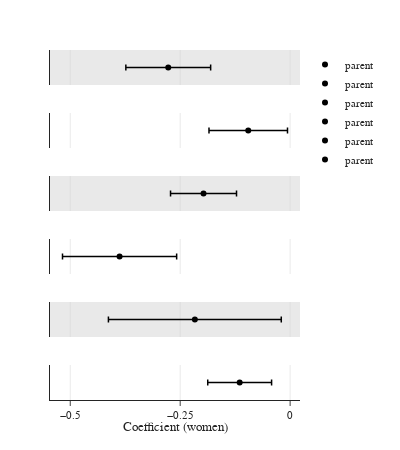

Notebook code cell kept with this figure:
### Code cell
# Variables and labels for the subplots
vars = ['res_ach', 'car_dev', 'contrib', 'rel_npap', 'rel_cite', 'uni_cola']
labels = ['Research achievement', 'Career development', 'Community contribution', 'ARP', 'ARC', 'ARCo']
group_colors = {"nonparent": '#1f77b4', "parent": '#ffcc00'}

fig = make_subplots(
    rows=len(vars), cols=1,
    shared_xaxes=True, vertical_spacing=0.08
)

for var in vars:
    # Filter for "parent" group only
    group = "parent"
    df = df_coeffi.query("var == @var and group == @group")
    
    # Calculate center positions for the traces
    y_positions = [0.5] * len(df)  # Place traces at y=0.5 for visual centering
    
    fig.add_trace(
        go.Scatter(
            x=df['coeffi'],  # Centered at the coefficient value
            y=y_positions,   # Centered at a fixed y-position
            mode='markers',
            marker=dict(color='black', size=6),
            error_x=dict(
                type='data',
                symmetric=False,
                array=df['high_ci'] - df['coeffi'],
                arrayminus=df['coeffi'] - df['low_ci'],
                thickness=1.5,
                width=3
            ),
            name=f"{group}"
        ),
        row=vars.index(var) + 1, col=1
    )

    # Remove x-axis ticks except for the last subplot
    if vars.index(var) + 1 != len(vars):
        fig.update_xaxes(title=None, showticklabels=False, ticklen=0, showline=False, row=vars.index(var)+1, col=1)

# Add gray background for odd subplots
subplot_index = 0
for var in vars:
    if subplot_index % 2 == 0:
        fig.add_shape(
            type="rect",
            xref="paper", yref=f"y{subplot_index+1}",
            x0=0, y0=-0.5, x1=1, y1=1.5,
            fillcolor='lightgrey', opacity=0.5,
            layer="below",
            line=dict(width=0),
        )
    subplot_index += 1

fig.update_layout(
    template="simple_white",
    font=dict(size=11, family="Arial"),
    margin=dict(l=50, r=100, b=50, t=50),
    width=400,
    height=450
)

# Customize x-axis and y-axis
fig.update_xaxes(showgrid=True, gridwidth=0.5, gridcolor='lightgrey', dtick=0.25)
fig.update_yaxes(range=[-0.5, 1.5])
fig.update_xaxes(title=dict(text="Coefficient (women)", standoff=0), row=len(vars), col=1)
fig.update_yaxes(title=dict(text=None, standoff=0), tickvals=[0, 1], ticktext=['', ''], ticklen=0)

fig.show()

### Figure 1 — Plotly figure (JSON) as saved in the notebook; plotly's stock layout.template omitted (floating-point values rounded to 4 significant figures)
{"data": [{"error_x": {"array": [0.09642], "arrayminus": [0.09642], "symmetric": false, "thickness": 1.5, "type": "data", "width": 3}, "marker": {"color": "black", "size": 6}, "mode": "markers", "name": "parent", "type": "scatter", "x": [-0.2772], "xaxis": "x", "y": [0.5], "yaxis": "y"}, {"error_x": {"array": [0.08926], "arrayminus": [0.08926], "symmetric": false, "thickness": 1.5, "type": "data", "width": 3}, "marker": {"color": "black", "size": 6}, "mode": "markers", "name": "parent", "type": "scatter", "x": [-0.09524], "xaxis": "x2", "y": [0.5], "yaxis": "y2"}, {"error_x": {"array": [0.07502], "arrayminus": [0.07502], "symmetric": false, "thickness": 1.5, "type": "data", "width": 3}, "marker": {"color": "black", "size": 6}, "mode": "markers", "name": "parent", "type": "scatter", "x": [-0.1969], "xaxis": "x3", "y": [0.5], "yaxis": "y3"}, {"error_x": {"array": [0.1298], "arrayminus": [0.1298], "symmetric": false, "thickness": 1.5, "type": "data", "width": 3}, "marker": {"color": "black", "size": 6}, "mode": "markers", "name": "parent", "type": "scatter", "x": [-0.3878], "xaxis": "x4", "y": [0.5], "yaxis": "y4"}, {"error_x": {"array": [0.1965], "arrayminus": [0.1965], "symmetric": false, "thickness": 1.5, "type": "data", "width": 3}, "marker": {"color": "black", "size": 6}, "mode": "markers", "name": "parent", "type": "scatter", "x": [-0.2167], "xaxis": "x5", "y": [0.5], "yaxis": "y5"}, {"error_x": {"array": [0.0726], "arrayminus": [0.0726], "symmetric": false, "thickness": 1.5, "type": "data", "width": 3}, "marker": {"color": "black", "size": 6}, "mode": "markers", "name": "parent", "type": "scatter", "x": [-0.1148], "xaxis": "x6", "y": [0.5], "yaxis": "y6"}], "layout": {"font": {"family": "Arial", "size": 11}, "height": 450, "margin": {"b": 50, "l": 50, "r": 100, "t": 50}, "shapes": [{"fillcolor": "lightgrey", "layer": "below", "line": {"width": 0}, "opacity": 0.5, "type": "rect", "x0": 0, "x1": 1, "xref": "paper", "y0": -0.5, "y1": 1.5, "yref": "y"}, {"fillcolor": "lightgrey", "layer": "below", "line": {"width": 0}, "opacity": 0.5, "type": "rect", "x0": 0, "x1": 1, "xref": "paper", "y0": -0.5, "y1": 1.5, "yref": "y3"}, {"fillcolor": "lightgrey", "layer": "below", "line": {"width": 0}, "opacity": 0.5, "type": "rect", "x0": 0, "x1": 1, "xref": "paper", "y0": -0.5, "y1": 1.5, "yref": "y5"}], "width": 400, "xaxis": {"anchor": "y", "domain": [0, 1], "dtick": 0.25, "gridcolor": "lightgrey", "gridwidth": 0.5, "matches": "x6", "showgrid": true, "showline": false, "showticklabels": false, "ticklen": 0, "title": {}}, "xaxis2": {"anchor": "y2", "domain": [0, 1], "dtick": 0.25, "gridcolor": "lightgrey", "gridwidth": 0.5, "matches": "x6", "showgrid": true, "showline": false, "showticklabels": false, "ticklen": 0, "title": {}}, "xaxis3": {"anchor": "y3", "domain": [0, 1], "dtick": 0.25, "gridcolor": "lightgrey", "gridwidth": 0.5, "matches": "x6", "showgrid": true, "showline": false, "showticklabels": false, "ticklen": 0, "title": {}}, "xaxis4": {"anchor": "y4", "domain": [0, 1], "dtick": 0.25, "gridcolor": "lightgrey", "gridwidth": 0.5, "matches": "x6", "showgrid": true, "showline": false, "showticklabels": false, "ticklen": 0, "title": {}}, "xaxis5": {"anchor": "y5", "domain": [0, 1], "dtick": 0.25, "gridcolor": "lightgrey", "gridwidth": 0.5, "matches": "x6", "showgrid": true, "showline": false, "showticklabels": false, "ticklen": 0, "title": {}}, "xaxis6": {"anchor": "y6", "domain": [0, 1], "dtick": 0.25, "gridcolor": "lightgrey", "gridwidth": 0.5, "showgrid": true, "title": {"standoff": 0, "text": "Coefficient (women)"}}, "yaxis": {"anchor": "x", "domain": [0.9, 1.0], "range": [-0.5, 1.5], "ticklen": 0, "ticktext": ["", ""], "tickvals": [0, 1], "title": {"standoff": 0}}, "yaxis2": {"anchor": "x2", "domain": [0.72, 0.82], "range": [-0.5, 1.5], "ticklen": 0, "ticktext": ["", ""], "tickvals": [0, 1], "title": {"standoff": 0}}, "yaxis3": {"anchor": "x3", "domain": [0.54, 0.64], "range": [-0.5, 1.5], "ticklen": 0, "ticktext": ["", ""], "tickvals": [0, 1], "title": {"standoff": 0}}, "yaxis4": {"anchor": "x4", "domain": [0.36, 0.46], "range": [-0.5, 1.5], "ticklen": 0, "ticktext": ["", ""], "tickvals": [0, 1], "title": {"standoff": 0}}, "yaxis5": {"anchor": "x5", "domain": [0.18, 0.28], "range": [-0.5, 1.5], "ticklen": 0, "ticktext": ["", ""], "tickvals": [0, 1], "title": {"standoff": 0}}, "yaxis6": {"anchor": "x6", "domain": [0, 0.1], "range": [-0.5, 1.5], "ticklen": 0, "ticktext": ["", ""], "tickvals": [0, 1], "title": {"standoff": 0}}}}
